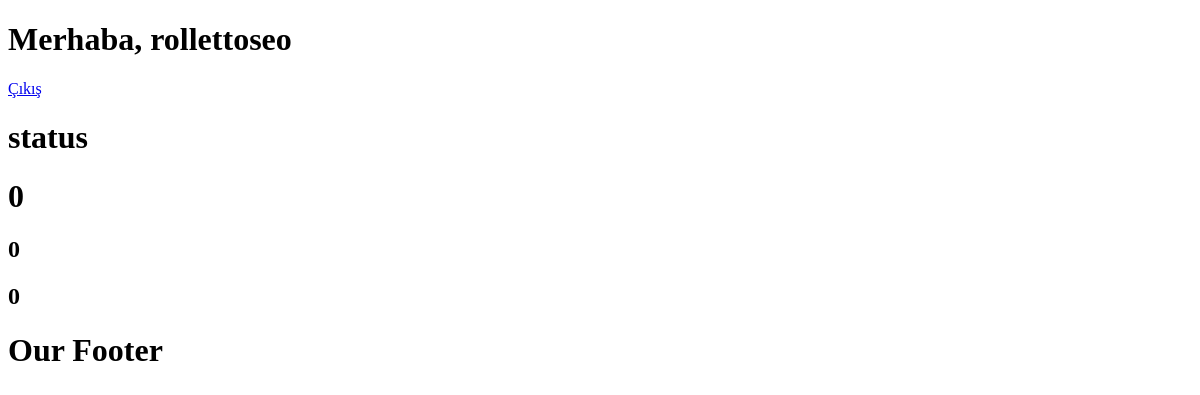
The app's page / (signed in), older data.
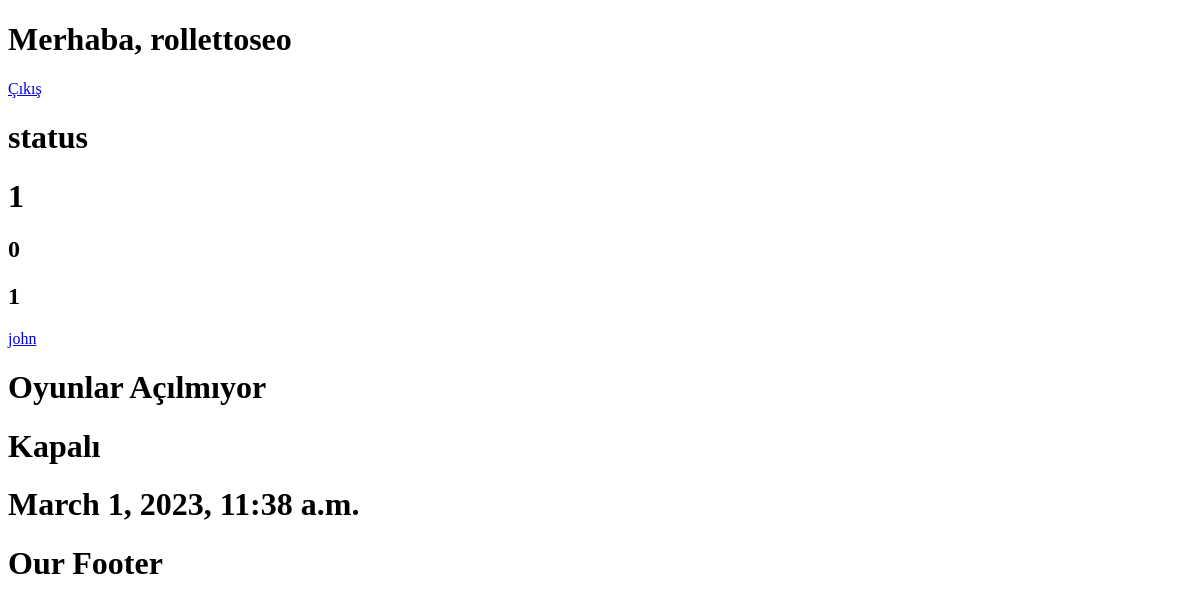
The same page, newer data.
### base/models.py (models this page shows, shortened)
class CallCenter(models.Model):
    name = models.CharField(max_length=200, null=True)
    date_created = models.DateTimeField(auto_now_add=True, null=True)

class Problem(models.Model):
    STATUS = (
            ('Açık', 'Açık'),
            ('Kapalı', 'Kapalı')
            )
    category = models.ForeignKey(Category, null=True, on_delete=models.SET_NULL)
    call_center = models.ForeignKey(CallCenter, null=True, on_delete=models.SET_NULL)
    description = models.TextField(null=True, blank=True)
    status = models.CharField(max_length=200, null=True, choices=STATUS)
    date_created = models.DateTimeField(auto_now_add=True, null=True)

class Category(models.Model):
    name = models.CharField(max_length=200, null=True)
    def __str__(self):
        return self.name

### base/decorators.py (the view)
        def wrapper_func(request, *args, **kwargs):
            group = None
            if request.user.groups.exists():
                group = request.user.groups.all()[0].name
            if group == 'user':
                return redirect('user')
            else:
                return view_func(request, *args, **kwargs)

### base/views.py (called while the page is built)
@login_required(login_url='login')
@admin_only
def home(request):
    problems = Problem.objects.all()
    callcenters = CallCenter.objects.all()
    total_callcenters = callcenters.count()
    total_problems = problems.count()
    open = problems.filter(status='Açık').count()
    close = problems.filter(status='Kapalı').count()
    context = {'problems':problems, 'callcenters':callcenters, 'total_callcenters':total_callcenters,'total_problems':total_problems,'open':open,'close':close}
    return render(request, 'base/dashboard.html', context)

### base/templates/base/dashboard.html
{% extends 'base/main.html' %}
{% block content %}
{% include 'base/status.html' %}
    {% for callcenter in callcenters %}
        <a href="{% url 'callcenter' callcenter.id %}">{{callcenter.name}}</a>
    {% endfor %}
    {% for problem in problems %}
        <h1>{{problem.category}}</h1>
        <h1>{{problem.status}}</h1>
        <h1>{{problem.date_created}}</h1>
    {% endfor %}
{% endblock content %}

### base/templates/base/main.html (shortened to what this page needs)
{% load static %}
<!DOCTYPE html>
<html>
    <head>
        <link rel="stylesheet" type="text/css" href="{% static '/css/main.css'%}">
    </head>
    <body>
        {% include 'base/navbar.html' %}
        {% block content %}
        {% endblock content %}
        <h1>Our Footer</h1>
    </body>
</html>

### base/templates/base/navbar.html
<h1>Merhaba, {{request.user}}</h1>
<span><a href="{% url 'logout' %}">Çıkış</a></span>

### base/templates/base/status.html
<h1>status</h1>
<h1>{{total_problems}}</h1>
<h2>{{open}}</h2>
<h2>{{close}}</h2>

Row changes from the older to the newer data that the page shows:
added CallCenter: name "john"
added Problem: category "Oyunlar Açılmıyor", status "Kapalı", date_created "March 1, 2023, 11:38 a.m."
Text that changed along with them:
{{ total_problems }}: "0" → "1"
{{ close }}: "0" → "1"
